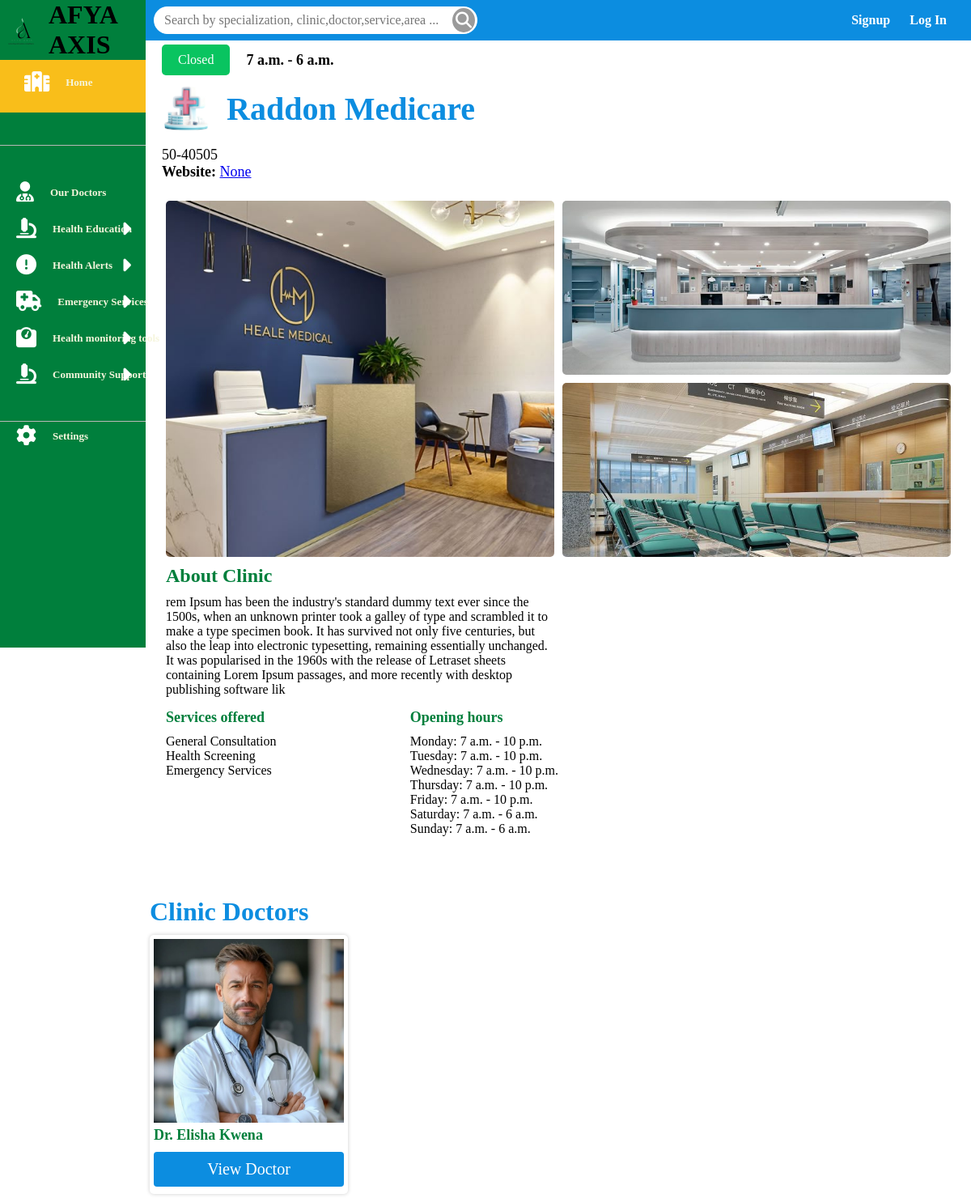
Page /clinics/1/ on the earlier database version.
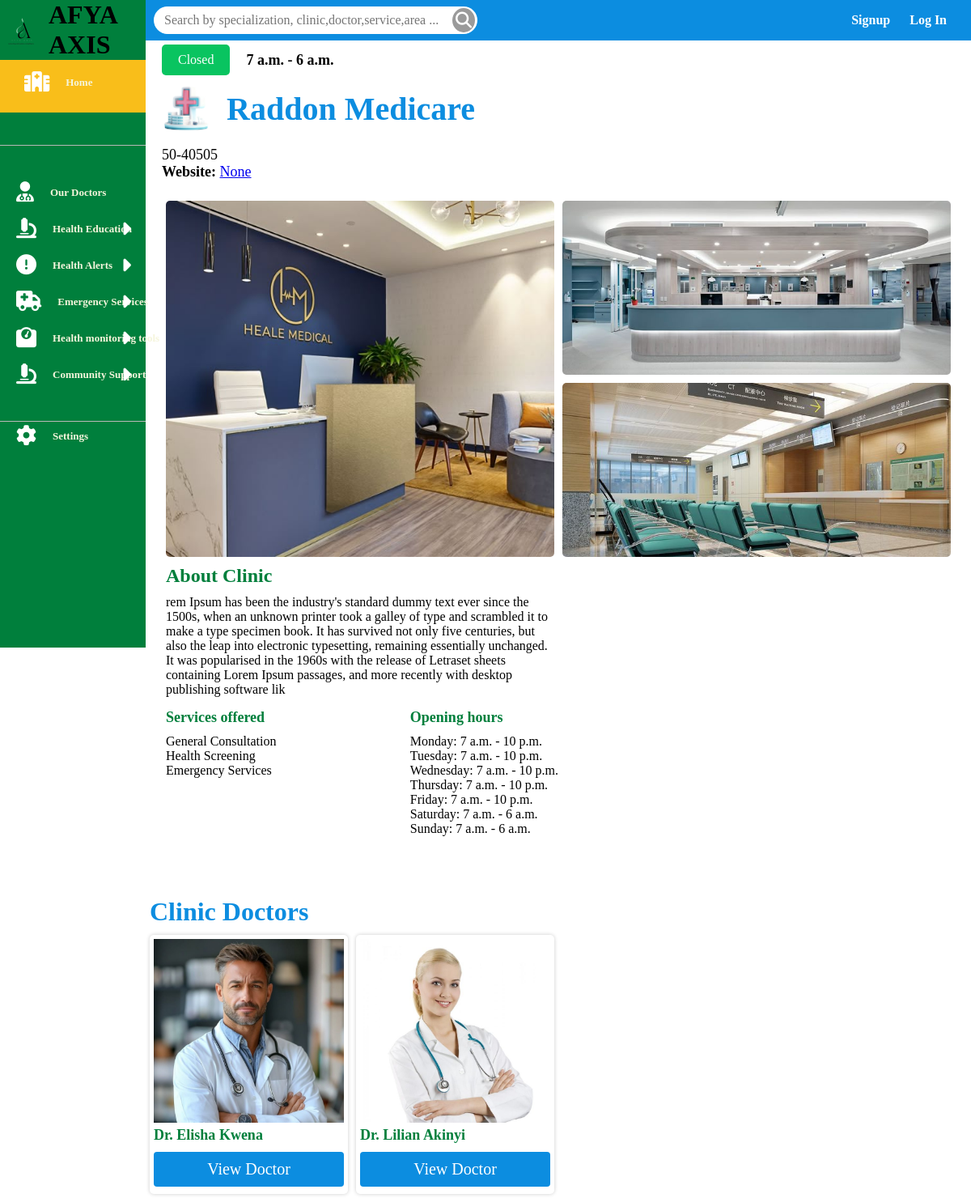
Same page on the later database version.
### clinics/models.py (models this page shows, shortened)
class Service(models.Model):
    name = models.CharField(max_length=100, unique=True)
    image = models.ImageField(upload_to='service_images/', blank=True, null=True)

class OpeningHours(models.Model):
    DAYS_OF_WEEK = [
        ('Monday', 'Monday'),
        ('Tuesday', 'Tuesday'),
        ('Wednesday', 'Wednesday'),
        ('Thursday', 'Thursday'),
        ('Friday', 'Friday'),
        ('Saturday', 'Saturday'),
        ('Sunday', 'Sunday'),
    ]
    clinic = models.ForeignKey(Clinic, on_delete=models.CASCADE, related_name="opening_hours")
    day = models.CharField(max_length=10, choices=DAYS_OF_WEEK)
    opening_time = models.TimeField()
    closing_time = models.TimeField()
    class Meta:
        unique_together = ('clinic', 'day')  # Prevent duplicate day entries per clinic

### doctors/models.py (models this page shows, shortened)
class Doctor(models.Model):
    user = models.OneToOneField(User, on_delete=models.CASCADE, related_name='doctor_profile')
    first_name = models.CharField(max_length=100)
    last_name = models.CharField(max_length=100)
    email = models.EmailField(unique=True)
    phone_number = models.CharField(max_length=15, unique=True)
    clinic = models.ForeignKey('clinics.Clinic', on_delete=models.CASCADE, related_name="doctors")
    specialization = models.ForeignKey(Specialization, on_delete=models.CASCADE, related_name="doctors")
    bio = models.TextField(blank=True, null=True)
    profile_picture = models.ImageField(upload_to='doctor_profiles/', blank=True, null=True)
    facebook = models.URLField(blank=True, null=True)
    twitter = models.URLField(blank=True, null=True)
    linkedin = models.URLField(blank=True, null=True)
    instagram = models.URLField(blank=True, null=True)
    address = models.TextField()
    city = models.CharField(max_length=100)
    country = models.CharField(max_length=100,default='Kenya')
    postal_code = models.CharField(max_length=10,default='0000')
    state= models.CharField(max_length=100,default='Kisii')
    hire_date = models.DateField(null=True, blank=True)
    years_of_experience = models.IntegerField(null=True, blank=True)
    years_worked_at_afyaaxis = models.IntegerField(null=True, blank=True)
    availability = models.BooleanField(default=True)

### clinics/views.py (the view)
# urls.py: path('<int:clinic_id>/', views.clinic_detail, name='clinic_detail'),
def clinic_detail(request, clinic_id):
    clinic = get_object_or_404(Clinic, id=clinic_id)
    doctors = clinic.doctors.all()
    current_day_hours = clinic.get_current_day_hours()
    is_open = clinic.is_open_now()
    return render(request, 'clinics/clinic_detail.html', {
        'clinic': clinic,
         'doctors': doctors,
        "current_day_hours": current_day_hours,
        "is_open": is_open})

### clinics/models.py (called while the page is built)
    def get_current_day_hours(self):
        current_day = timezone.localtime().strftime('%A')
        print(f"Checking hours for: {current_day}")  # Debugging
        hours = self.opening_hours.filter(day=current_day).first()
        if hours:
            print(f"Opening: {hours.opening_time}, Closing: {hours.closing_time}")  # Debugging
            return {'open': hours.opening_time, 'close': hours.closing_time}
        print("No hours found!")  # Debugging
        return {'open': None, 'close': None}

    def is_open_now(self):
        current_day_hours = self.get_current_day_hours()
        if current_day_hours['open'] and current_day_hours['close']:
            now = localtime().time()  # Get local time instead of UTC
            return current_day_hours['open'] <= now <= current_day_hours['close']
        return False

### notifications/templatetags/notification_tags.py (called while the page is built)
@register.simple_tag(takes_context=True)
def user_unread_notifications_count(context):
    user = context['user']
    if user.is_authenticated:
        return Notification.objects.filter(user=user, is_read=False).count()
    return 0

### templates/clinics/clinic_detail.html (shortened to what this page needs)
{% extends "base/layout.html" %}
{%load static%}
{% block content %}
<section class="clinic_details">
    <div class="clinictop">
        <div class="lefttop">
            {% if is_open %}
            <span>Open Now</span>
            {% else %}
            <span>Closed</span>
            {% endif %}
            {% if current_day_hours.open and current_day_hours.close %}
                <h2> {{ current_day_hours.open }} - {{ current_day_hours.close }}</h2>
            {% else %}
            <h2>...</h2>
            {%endif%}
        </div>
        <div class="clinic_name">
            <div class="cliniclogo">
                <img src="{% static 'images/cliniclogo.png' %}" alt="">
                <h1>{{ clinic.name }}</h1>
            </div>
            <div class="clinicaddress">
                <p>{{ clinic.address }}</p>
                <p><strong>Website:</strong> <a href="{{ clinic.website }}" target="_blank">{{ clinic.website }}</a></p>
            </div>
        </div>
    </div>
    <div class="clinicimages">
        <div class="leftimage">
            {% if clinic.image1 %}
                <img src="{{ clinic.image1.url }}" alt="Clinic Image 1" width="200">
            {% endif %}
        </div>
        <div class="rightimage">
            <div class="righttop">
                {% if clinic.image2 %}
                    <img src="{{ clinic.image2.url }}" alt="Clinic Image 2" width="200">
                {% endif %}
            </div>
            <div class="rightbottom">
                {% if clinic.image3 %}
                    <img src="{{ clinic.image3.url }}" alt="Clinic Image 3" width="200">
                {% endif %}
            </div>
        </div>
    </div>
    <div class="clinic-details">
        <div class="clinic-detailsbox">
            <div class="aboutclinic">
                <h1>About Clinic</h1>
                <p>{{clinic.about}}</p>
                <div class="opening">
                    <div class="clinic-services">
                        <h1>Services offered</h1>
                        <ul>
                            {% for service in clinic.services.all %}
                                <li>{{ service.name }}</li>
                            {% endfor %}
                        </ul>
                    </div>
                    <div class="openat">
                        <h1>Opening hours</h1>
                        <ul>
                            {% for hours in clinic.opening_hours.all %}
                                <li>{{ hours.day }}: {{ hours.opening_time }} - {{ hours.closing_time }}</li>
                            {% endfor %}
                        </ul>
                    </div>
                </div>
            </div>
            </div>
        </div>
    </div>
    <div class="clinicdoctors">
        <h1>Clinic Doctors</h1>
        <div class="clinc-doctorsbox">
            {% for doctor in doctors %}
            <div class="clinic-doctor">
                <div class="clinic-doctor-img">
                    {% if doctor.profile_picture%}
                        <img src="{{ doctor.profile_picture.url }}" alt="{{ doctor.last_name }}'s Profile Picture">
                    {%endif%}
                </div>
                <h2>Dr. {{ doctor.first_name }} {{ doctor.last_name }}</h2>
                <form action="{% url 'doctor_detail' doctor.id %}">
                    <button>View Doctor</button>
                </form>
            </div>
            {% endfor %}
        </div>
    </div>
{% endblock %}

Differences in the rows shown:
added Doctor: profile_picture (picture), first_name "Lilian", last_name "Akinyi"
